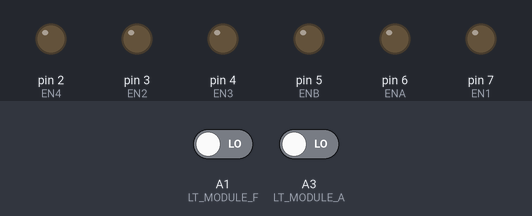
The sketch below on a simulated Arduino Uno, built with avr-gcc and run on an emulated ATmega328P. Parts: output pins drawn as LEDs (lit = HIGH). The test bench sets the inputs (shaded band); at power-on: A1 (LT_MODULE_F) LOW, A3 (LT_MODULE_A) LOW. What the sketch prints to the serial monitor is not drawn.

Above: at 1.2 s.
1.3 s: A1 (LT_MODULE_F) driven HIGH
At 2.0 s:
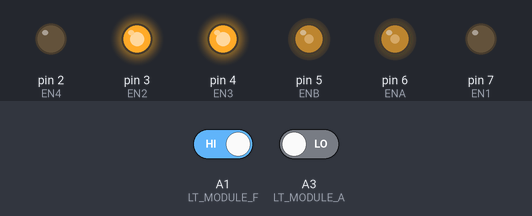
Timing chart, 0 to 4.3 s (numbered marks = the images above; inputs shaded):
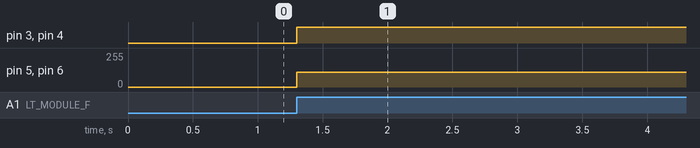

The sketch:

alone.ino
```cpp
/*
Line Tracer basic code.
*/

//
// 자동자 진행 방향 정의
//
#define CAR_DIR_FW  0   // 전진.
#define CAR_DIR_BK  1   // 후진.
#define CAR_DIR_LF  2   // 좌회전.
#define CAR_DIR_RF  3   // 우회전
#define CAR_DIR_ST  4   // 정지.

//
// 차량 운행 방향 상태 전역 변수. // 정지 상태.
int g_carDirection = CAR_DIR_ST; //

int g_carSpeed = 110; // 220 ~ 255 사이의 값을 넣어주도록 합니다.
//
// 주의:  ENA, ENB 는 PWM 지원 포트에 연결한다.
// 다음 업데이트시 변경합니다.
#define ENA   6
#define EN1   7
#define EN2   3

#define EN3   4
#define EN4   2
#define ENB   5


void init_car_controller_board()
{
  pinMode(ENA, OUTPUT);  // ENA
  pinMode(EN1, OUTPUT);  // EN1
  pinMode(EN2, OUTPUT);  // EN2

  pinMode(ENB, OUTPUT);  // ENB
  pinMode(EN3, OUTPUT);  // EN3
  pinMode(EN4, OUTPUT);  // EN4
}

//
// 전후좌우 4개의 함수는 테스트시
// DC 모터 연결에 맞게 고쳐서 정정해야 합니다.
// DC 모터 연결 (+)(-) 연결 변경하거나 코드를 변경합니다.
//


void car_forward()
{
  digitalWrite(EN1, LOW);
  digitalWrite(EN2, HIGH);
  analogWrite(ENA, g_carSpeed);

  digitalWrite(EN3, HIGH);
  digitalWrite(EN4, LOW);
  analogWrite(ENB, g_carSpeed);
}

void car_backward()
{
  digitalWrite(EN1, HIGH);
  digitalWrite(EN2, LOW);
  analogWrite(ENA, g_carSpeed);

  digitalWrite(EN3, LOW);
  digitalWrite(EN4, HIGH);
  analogWrite(ENB, g_carSpeed);
}

//
void car_left()
{
  digitalWrite(EN1, HIGH);
  digitalWrite(EN2, LOW);
  analogWrite(ENA, g_carSpeed);

  digitalWrite(EN3, HIGH);
  digitalWrite(EN4, LOW);
  analogWrite(ENB, g_carSpeed);
}

//
void car_right()
{
  digitalWrite(EN1, LOW);
  digitalWrite(EN2, HIGH);
  analogWrite(ENA, g_carSpeed);

  digitalWrite(EN3, LOW);
  digitalWrite(EN4, HIGH);
  analogWrite(ENB, g_carSpeed);
}

//
void car_stop()
{
  analogWrite(ENA, 0);
  analogWrite(ENB, 0);
}

//
// 방향 전환값에 의해 차량 운행.
//
void car_update()
{
  // %%
  // 현재는 매번 loop 에서 호출되지만 차후에 커맨드가 있을 경우만 호출될 수 있도록
  // 변경해야 합니다.
  if (g_carDirection == CAR_DIR_FW)  // 전진
  {
    car_forward();
  }
  else
  if (g_carDirection == CAR_DIR_BK) // 후진.
  {
    car_backward();
  }
  else
  if (g_carDirection == CAR_DIR_LF) // 좌회전
  {
    car_left();
  }
  else
  if (g_carDirection == CAR_DIR_RF) // 우회전
  {
    car_right();
  }
  else
  if (g_carDirection == CAR_DIR_ST) // 정지.
  {
    car_stop();
  }
}

void print_car_info()
{
  Serial.println("direction value " + g_carDirection);
  Serial.println("speed pwm value " + g_carSpeed);
}


////
// 라인트레이서 모듈 핀맵
#define LT_MODULE_A A3  //  17
#define LT_MODULE_F A1  //  15

void init_line_tracer_modules()
{
  pinMode(LT_MODULE_A, INPUT);
  pinMode(LT_MODULE_F, INPUT);
}

bool lt_isAlone()
{
  int ret = digitalRead(LT_MODULE_A);
  return ret == 1 ? true : false;
}
bool lt_isForward()
{
  int ret = digitalRead(LT_MODULE_F);
  return ret == 1 ? true : false;
}
//
void lt_mode_update()
{
  int aa = lt_isAlone();
  int ff = lt_isForward();
  if (aa)
  {
    g_carDirection = CAR_DIR_ST;
    delay(5000);
  }
  else
  if (ff)    //ff
  {
    g_carDirection = CAR_DIR_FW;
  }
}
// 부팅 후 1회 실행되는 함수. 초기화 함수. Setup()
void setup()
{
  //
  Serial.begin(9600);
  //
  init_car_controller_board();

  print_car_info();
}

// 계속 실행되는 함수. Loop()
void loop()
{
  car_update();
  lt_mode_update();
}
```

Measured:
- after the input at 1.3 s, pin 3 (EN2), pin 4 (EN3): LOW → HIGH at once; pin 5 (ENB), pin 6 (ENA): 0/255 → 110/255 at once
